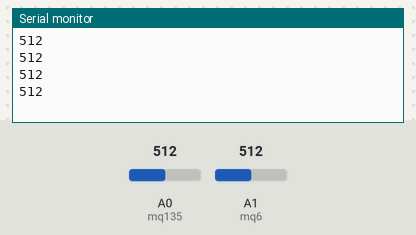
Simulated run of this sketch. Board: Arduino Uno, built with avr-gcc and run on an emulated ATmega328P. Shown: the last lines printed to the serial monitor. The test bench sets the inputs (shaded band); at power-on: A0 (mq135) = 512, A1 (mq6) = 512. No radio packets arrive unless stated.

Above: at 1.8 s.
1.9 s: A0 (mq135) set to 716
At 2.8 s:
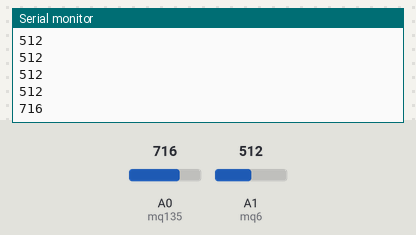
3.4 s: A1 (mq6) set to 306
At 4.7 s:
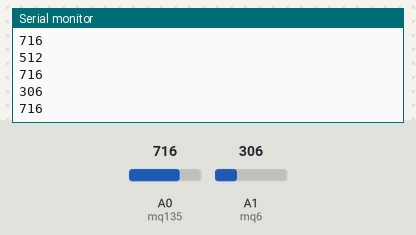
4.9 s: A0 (mq135) set to 900
At 5.8 s:
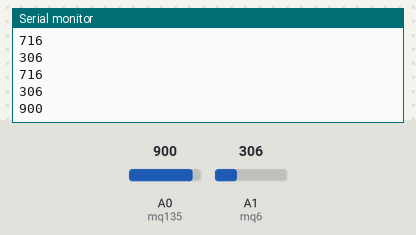
6.4 s: A1 (mq6) set to 122
At 7.6 s:
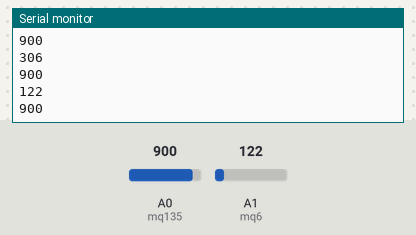
Timing chart, 0 to 8.9 s (numbered marks = the images above; inputs shaded):
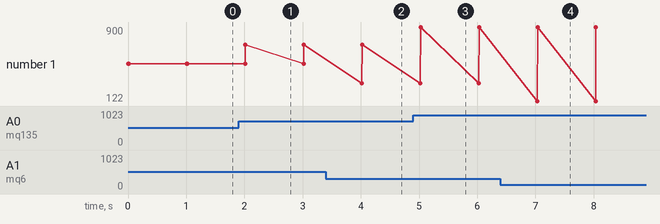

The sketch:

mainsendmq6mq135.ino
```cpp
//Include Libraries
#include <SPI.h>
#include <nRF24L01.h>
#include <RF24.h>

//create an RF24 object
RF24 radio(7, 8);  // CE, CSN
#define mq6 A1
#define mq135 A0
//address through which two modules communicate.
const byte address[6] = "00001";
typedef struct{
  int dmq6;
  int dmq135;

}Data;
Data datas;
void setup()
{
  radio.begin();
  Serial.begin(9600);
  pinMode(mq6,INPUT);
  pinMode(mq135,INPUT);
  //set the address
  radio.openWritingPipe(address);

  //Set module as transmitter
  radio.stopListening();
}
void loop()
{
  datas.dmq6=analogRead(mq6);
  Serial.println(datas.dmq6);
  datas.dmq135=analogRead(mq135);
  //Send message to receiver
  Serial.println(datas.dmq135);
//  Serial.println(datas.data);
  radio.write(&datas, sizeof(datas));
  const char text[]="Hello World";
  radio.write(&text, sizeof(text));
  delay(1000);
}
```

Measured:
- after the input at 1.9 s, the serial monitor: prints a new line after 0.12 s (image 1)
- after the input at 3.4 s, the serial monitor: prints a new line after 0.62 s (image 2)
- after the input at 4.9 s, the serial monitor: prints a new line after 0.13 s (image 3)
- after the input at 6.4 s, the serial monitor: prints a new line after 0.63 s (image 4)
- plotted number 1: 512 → 716 after the input at 1.9 s, 716 → 900 after the input at 4.9 s
